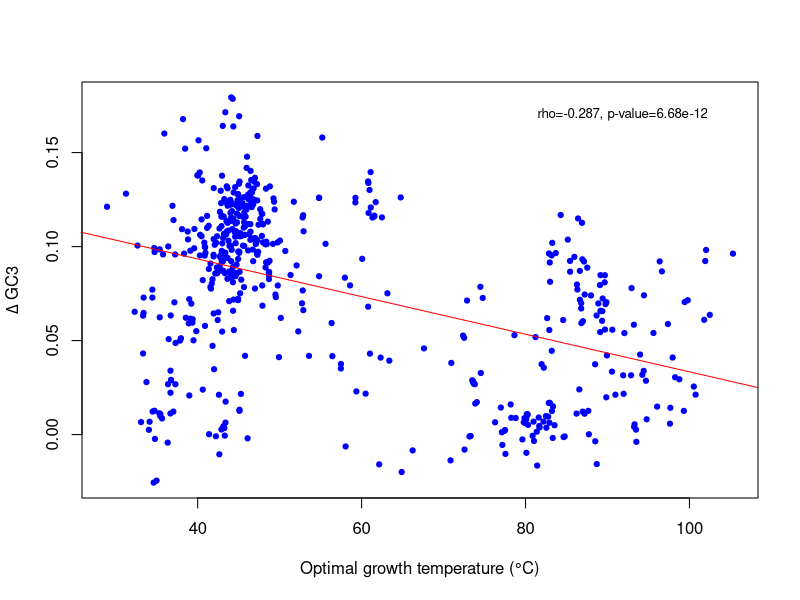

The R source for this figure:
#Figure 14

data1 <- read.csv("GC3_all_prop.csv",header=T)
attach(data1)

Temp<-unlist(data1[2])
core.gc3<-unlist(data1[5]) * 100

delta_core_f_10<-unlist(data1$Difference_between_core_and_first_10_codons_GC)

pdf("Fig14_Delta_Temp_GC3.pdf")
plot(Temp,delta_core_f_10,pch=19,cex=0.7,xlab="Optimal growth temperature (°C)",ylab=expression(Delta ~ "GC3"),col="blue")
par(pty="s")
abline(lm(delta_core_f_10~Temp),col="red")
ct<-cor.test(delta_core_f_10,Temp,method="spearman")

ct.p<-ct$p.value
ct.rho<-ct$estimate

#Significant figures
ctrho <- signif(ct.rho, digits =3)
ctp <- signif(ct.p, digits =3)

txt<-paste("rho=",ctrho,", p-value=",ctp,sep="")
mtext(txt,side=3,adj=0.9,line=-2,cex=0.8)
dev.off()


